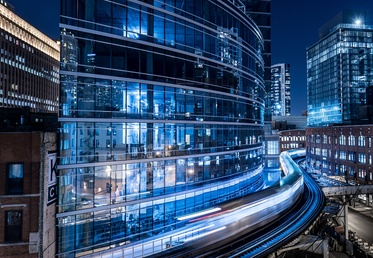
#> input picture point_process/resource/building.jpg, 373 x 258 px, shrunk from 1600 x 1106 before the run
$ python point_process.py   (older library calls are emulated)
#> lines starting #> are read from the running program, lines starting #| are printed output that depends on the picture
import matplotlib.pyplot as plt
import matplotlib.image as mpimg
import numpy as np
import sys


def map_lut(img, lut):
    f = lambda x: lut[x]
    transform = np.vectorize(f)
    return transform(img)

def map_lut_per_channel(img, lut1, lut2, lut3):
    c0 = map_lut(img[:,:,0], lut1)
    c1 = map_lut(img[:,:,1], lut2)
    c2 = map_lut(img[:,:,2], lut3)
    img1 = np.zeros_like(img)
    img1[:,:,0], img1[:,:,1], img1[:,:,2] = c0, c1, c2
    return img1

def plot_lut(lut, filename):
    plt.bar(np.arange(256), lut)
    plt.savefig('fig/' + filename)
    plt.close()


def brightness(scale=10):
    lut = np.zeros(256, dtype=np.uint8)
    for i in range(256):
        if scale >= 0:
            if i + scale <= 255:
                lut[i] = i + scale
            else:
                lut[i] = 255
        else:
            if i + scale >=0:
                lut[i] = i + scale
            else:
                lut[i] = 0
    return lut

def contrast(a = 0.5):
    bins = np.arange(256)
    T = lambda x: a*(x-127) + 127
    T = np.vectorize(T)
    val = T(bins).astype(np.int32)
    lut = np.zeros(256, dtype=np.uint8)
    for i in range(256):
        if val[i] < 0:
            lut[i] = 0
        elif val[i] > 255:
            lut[i] = 255
        else:
            lut[i] = val[i]
    return lut

def gamma(g):
    lut = np.arange(256, dtype=np.float)
    lut = 255 * np.power(lut/255, g)
    return lut.astype(np.uint8)

def get_cdf(img, channel):
    hist, _ = np.histogram(img[:,:,channel], 256, (0,256), density=True)
    cdf = np.cumsum(hist)
    # print(cdf)
    return cdf

def hist_eq(img):
    lut1 = get_cdf(img, 0) * 255
    plot_lut(lut1.astype(np.uint8), 'lut1.png')
    lut2 = get_cdf(img, 1) * 255
    plot_lut(lut2.astype(np.uint8), 'lut2.png')
    lut3 = get_cdf(img, 2) * 255
    plot_lut(lut3.astype(np.uint8), 'lut3.png')
    return map_lut_per_channel(img, lut1.astype(np.uint8), lut2.astype(np.uint8), lut3.astype(np.uint8))

def rematch_lut(cdf1, cdf2):
    lut = np.zeros(256, dtype=np.uint8)
    for i in range(256):
        t = 0
        while(t <= 255 and cdf1[i] >= cdf2[t]): t+= 1
        lut[i] = t-1
        # [6 lines of commented-out code are left out]
    return lut

def hist_rematch(img1, img2):
    target_cdf = [get_cdf(img2, 0), get_cdf(img2, 1), get_cdf(img2, 2)]
    img_cdf = [get_cdf(img1, 0), get_cdf(img1, 1), get_cdf(img1, 2)]
    luts = [rematch_lut(x, y) for x, y in zip(img_cdf, target_cdf)]

    plot_lut(target_cdf[0], 'rematch_tgt_cdf.png')
    plot_lut(img_cdf[0], 'rematch_img_cdf.png')
    plot_lut(luts[0], 'rematch_lut.png')
    return map_lut_per_channel(img1, *luts)


if __name__ == '__main__':
    img=mpimg.imread('resource/building.jpg').copy()
#> img is the input picture: shape (258, 373, 3); mean R, G, B 50.8, 76.7, 109.4

    LUTs = {
    'bright+': brightness(20),
    'bright-': brightness(-20),
    'contrast+': contrast(2.0),
    'contrast-': contrast(0.5),
    'gamma_compress': gamma(0.8),
    'gamma_expand': gamma(1.2)
    }
    for trans, lut in LUTs.items():
        plot_lut(lut, trans + '_lut.png')
        img1 = map_lut(img, lut)
        plt.imsave('result/'+trans+'.jpg', img1)
#> this loop made 6 passes
#> pass 1, `plt.imsave('result/'+trans+'.jpg', img1)`:
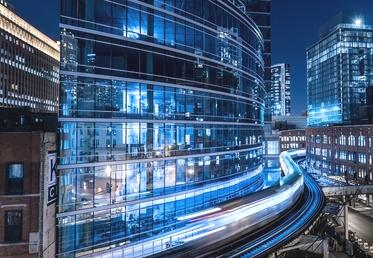
#> saved as bright+.jpg: shape (258, 373, 3); mean R, G, B 70.8, 96.5, 128.1
#> pass 2, `plt.imsave('result/'+trans+'.jpg', img1)`:
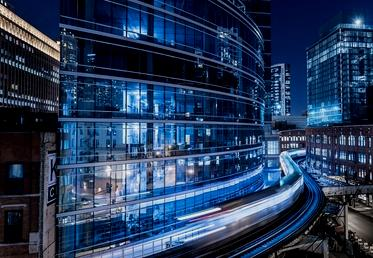
#> saved as bright-.jpg: shape (258, 373, 3); mean R, G, B 38.6, 58.3, 89.9

    plt.imsave('result/histogram_equalization.jpg', hist_eq(img))
#> in get_cdf, `hist, _ = np.histogram(img[:,:,channel], 256, (0,256), density=True)`: hist = 256 values, max 0.127 at index 0, min 9.35e-05 at index 253, mean 0.00391
#> in get_cdf, `cdf = np.cumsum(hist)`: cdf = 256 values from 0.127 to 1
#> in hist_eq, `lut1 = get_cdf(img, 0) * 255`: lut1 = 256 values from 32.42 to 255
#> in hist_eq, `lut2 = get_cdf(img, 1) * 255`: lut2 = 256 values from 2.05 to 255
#> in plot_lut (call 8), `plt.savefig('fig/' + filename)`:
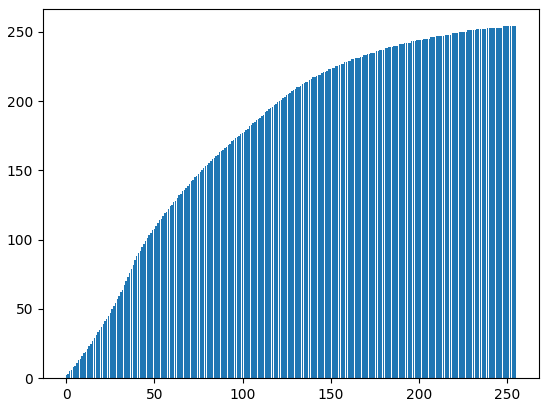
#> figure drawn by matplotlib, 1 panel
#> in hist_eq, `lut3 = get_cdf(img, 2) * 255`: lut3 = 256 values from 0.337 to 255
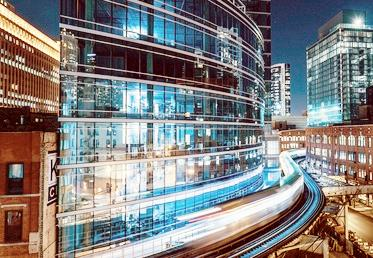
#> saved as histogram_equalization.jpg: shape (258, 373, 3); mean R, G, B 130, 127.7, 127.7

    img2 = mpimg.imread('resouce/sky.jpg').copy()
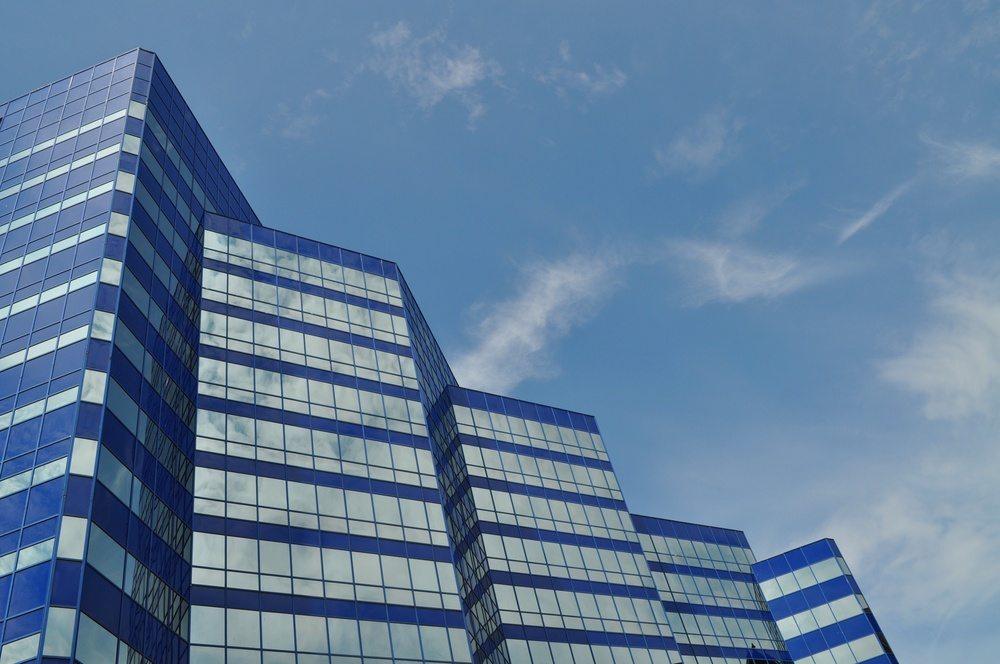
#> input picture point_process/resource/sky.jpg, 1000 x 664 px, shrunk from 4288 x 2848 before the run, found by its file name
#> img2 is the input picture: shape (664, 1000, 3); mean R, G, B 98.1, 126.5, 156.2
    plt.imsave('result/hist_rematch.jpg', hist_rematch(img, img2))
#> in hist_rematch, `luts = [rematch_lut(x, y) for x, y in zip(img_cdf, target_cdf)]`: luts = 3 items
#> in map_lut (call 12), `return transform(img)`:
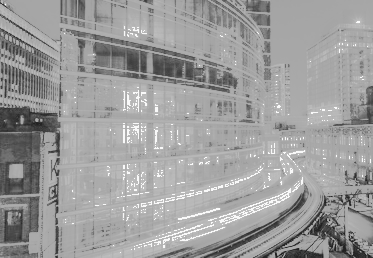
#> returned value: shape (258, 373); min 34, max 249, mean 156.5
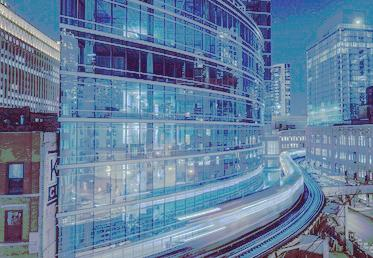
#> saved as hist_rematch.jpg: shape (258, 373, 3); mean R, G, B 99.7, 126.1, 156.5
